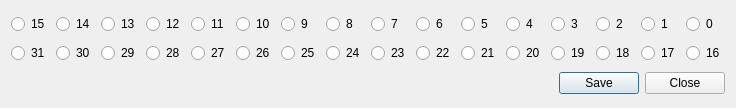
<?xml version="1.0" encoding="UTF-8"?>
<ui version="4.0">
 <class>DialogBitDisplay</class>
 <widget class="QDialog" name="DialogBitDisplay">
  <property name="geometry">
   <rect>
    <x>0</x>
    <y>0</y>
    <width>670</width>
    <height>108</height>
   </rect>
  </property>
  <property name="windowTitle">
   <string>Dialog</string>
  </property>
  <layout class="QVBoxLayout" name="verticalLayout">
   <item>
    <layout class="QHBoxLayout" name="horizontalLayout">
     <item>
      <widget class="QRadioButton" name="radioButton_16">
       <property name="text">
        <string>15</string>
       </property>
       <property name="autoExclusive">
        <bool>false</bool>
       </property>
      </widget>
     </item>
     <item>
      <widget class="QRadioButton" name="radioButton_15">
       <property name="text">
        <string>14</string>
       </property>
       <property name="autoExclusive">
        <bool>false</bool>
       </property>
      </widget>
     </item>
     <item>
      <widget class="QRadioButton" name="radioButton_14">
       <property name="text">
        <string>13</string>
       </property>
       <property name="autoExclusive">
        <bool>false</bool>
       </property>
      </widget>
     </item>
     <item>
      <widget class="QRadioButton" name="radioButton_13">
       <property name="text">
        <string>12</string>
       </property>
       <property name="autoExclusive">
        <bool>false</bool>
       </property>
      </widget>
     </item>
     <item>
      <widget class="QRadioButton" name="radioButton_12">
       <property name="text">
        <string>11</string>
       </property>
       <property name="autoExclusive">
        <bool>false</bool>
       </property>
      </widget>
     </item>
     <item>
      <widget class="QRadioButton" name="radioButton_11">
       <property name="text">
        <string>10</string>
       </property>
       <property name="autoExclusive">
        <bool>false</bool>
       </property>
      </widget>
     </item>
     <item>
      <widget class="QRadioButton" name="radioButton_10">
       <property name="text">
        <string>9</string>
       </property>
       <property name="autoExclusive">
        <bool>false</bool>
       </property>
      </widget>
     </item>
     <item>
      <widget class="QRadioButton" name="radioButton_9">
       <property name="text">
        <string>8</string>
       </property>
       <property name="autoExclusive">
        <bool>false</bool>
       </property>
      </widget>
     </item>
     <item>
      <widget class="QRadioButton" name="radioButton_8">
       <property name="text">
        <string>7</string>
       </property>
       <property name="autoExclusive">
        <bool>false</bool>
       </property>
      </widget>
     </item>
     <item>
      <widget class="QRadioButton" name="radioButton_7">
       <property name="text">
        <string>6</string>
       </property>
       <property name="autoExclusive">
        <bool>false</bool>
       </property>
      </widget>
     </item>
     <item>
      <widget class="QRadioButton" name="radioButton_6">
       <property name="text">
        <string>5</string>
       </property>
       <property name="autoExclusive">
        <bool>false</bool>
       </property>
      </widget>
     </item>
     <item>
      <widget class="QRadioButton" name="radioButton_5">
       <property name="text">
        <string>4</string>
       </property>
       <property name="autoExclusive">
        <bool>false</bool>
       </property>
      </widget>
     </item>
     <item>
      <widget class="QRadioButton" name="radioButton_4">
       <property name="text">
        <string>3</string>
       </property>
       <property name="autoExclusive">
        <bool>false</bool>
       </property>
      </widget>
     </item>
     <item>
      <widget class="QRadioButton" name="radioButton_3">
       <property name="text">
        <string>2</string>
       </property>
       <property name="autoExclusive">
        <bool>false</bool>
       </property>
      </widget>
     </item>
     <item>
      <widget class="QRadioButton" name="radioButton_2">
       <property name="text">
        <string>1</string>
       </property>
       <property name="autoExclusive">
        <bool>false</bool>
       </property>
      </widget>
     </item>
     <item>
      <widget class="QRadioButton" name="radioButton_1">
       <property name="text">
        <string>0</string>
       </property>
       <property name="autoExclusive">
        <bool>false</bool>
       </property>
      </widget>
     </item>
    </layout>
   </item>
   <item>
    <layout class="QHBoxLayout" name="horizontalLayout_2">
     <item>
      <widget class="QRadioButton" name="radioButton_32">
       <property name="text">
        <string>31</string>
       </property>
       <property name="autoExclusive">
        <bool>false</bool>
       </property>
      </widget>
     </item>
     <item>
      <widget class="QRadioButton" name="radioButton_31">
       <property name="text">
        <string>30</string>
       </property>
       <property name="autoExclusive">
        <bool>false</bool>
       </property>
      </widget>
     </item>
     <item>
      <widget class="QRadioButton" name="radioButton_30">
       <property name="text">
        <string>29</string>
       </property>
       <property name="autoExclusive">
        <bool>false</bool>
       </property>
      </widget>
     </item>
     <item>
      <widget class="QRadioButton" name="radioButton_29">
       <property name="text">
        <string>28</string>
       </property>
       <property name="autoExclusive">
        <bool>false</bool>
       </property>
      </widget>
     </item>
     <item>
      <widget class="QRadioButton" name="radioButton_28">
       <property name="text">
        <string>27</string>
       </property>
       <property name="autoExclusive">
        <bool>false</bool>
       </property>
      </widget>
     </item>
     <item>
      <widget class="QRadioButton" name="radioButton_27">
       <property name="text">
        <string>26</string>
       </property>
       <property name="autoExclusive">
        <bool>false</bool>
       </property>
      </widget>
     </item>
     <item>
      <widget class="QRadioButton" name="radioButton_26">
       <property name="text">
        <string>25</string>
       </property>
       <property name="autoExclusive">
        <bool>false</bool>
       </property>
      </widget>
     </item>
     <item>
      <widget class="QRadioButton" name="radioButton_25">
       <property name="text">
        <string>24</string>
       </property>
       <property name="autoExclusive">
        <bool>false</bool>
       </property>
      </widget>
     </item>
     <item>
      <widget class="QRadioButton" name="radioButton_24">
       <property name="text">
        <string>23</string>
       </property>
       <property name="autoExclusive">
        <bool>false</bool>
       </property>
      </widget>
     </item>
     <item>
      <widget class="QRadioButton" name="radioButton_23">
       <property name="text">
        <string>22</string>
       </property>
       <property name="autoExclusive">
        <bool>false</bool>
       </property>
      </widget>
     </item>
     <item>
      <widget class="QRadioButton" name="radioButton_22">
       <property name="text">
        <string>21</string>
       </property>
       <property name="autoExclusive">
        <bool>false</bool>
       </property>
      </widget>
     </item>
     <item>
      <widget class="QRadioButton" name="radioButton_21">
       <property name="text">
        <string>20</string>
       </property>
       <property name="autoExclusive">
        <bool>false</bool>
       </property>
      </widget>
     </item>
     <item>
      <widget class="QRadioButton" name="radioButton_20">
       <property name="text">
        <string>19</string>
       </property>
       <property name="autoExclusive">
        <bool>false</bool>
       </property>
      </widget>
     </item>
     <item>
      <widget class="QRadioButton" name="radioButton_19">
       <property name="text">
        <string>18</string>
       </property>
       <property name="autoExclusive">
        <bool>false</bool>
       </property>
      </widget>
     </item>
     <item>
      <widget class="QRadioButton" name="radioButton_18">
       <property name="text">
        <string>17</string>
       </property>
       <property name="autoExclusive">
        <bool>false</bool>
       </property>
      </widget>
     </item>
     <item>
      <widget class="QRadioButton" name="radioButton_17">
       <property name="text">
        <string>16</string>
       </property>
       <property name="autoExclusive">
        <bool>false</bool>
       </property>
      </widget>
     </item>
    </layout>
   </item>
   <item>
    <widget class="QDialogButtonBox" name="buttonBox">
     <property name="orientation">
      <enum>Qt::Horizontal</enum>
     </property>
     <property name="standardButtons">
      <set>QDialogButtonBox::Close|QDialogButtonBox::Save</set>
     </property>
    </widget>
   </item>
  </layout>
 </widget>
 <resources/>
 <connections>
  <connection>
   <sender>buttonBox</sender>
   <signal>accepted()</signal>
   <receiver>DialogBitDisplay</receiver>
   <slot>accept()</slot>
   <hints>
    <hint type="sourcelabel">
     <x>248</x>
     <y>254</y>
    </hint>
    <hint type="destinationlabel">
     <x>157</x>
     <y>274</y>
    </hint>
   </hints>
  </connection>
  <connection>
   <sender>buttonBox</sender>
   <signal>rejected()</signal>
   <receiver>DialogBitDisplay</receiver>
   <slot>reject()</slot>
   <hints>
    <hint type="sourcelabel">
     <x>316</x>
     <y>260</y>
    </hint>
    <hint type="destinationlabel">
     <x>286</x>
     <y>274</y>
    </hint>
   </hints>
  </connection>
 </connections>
</ui>
